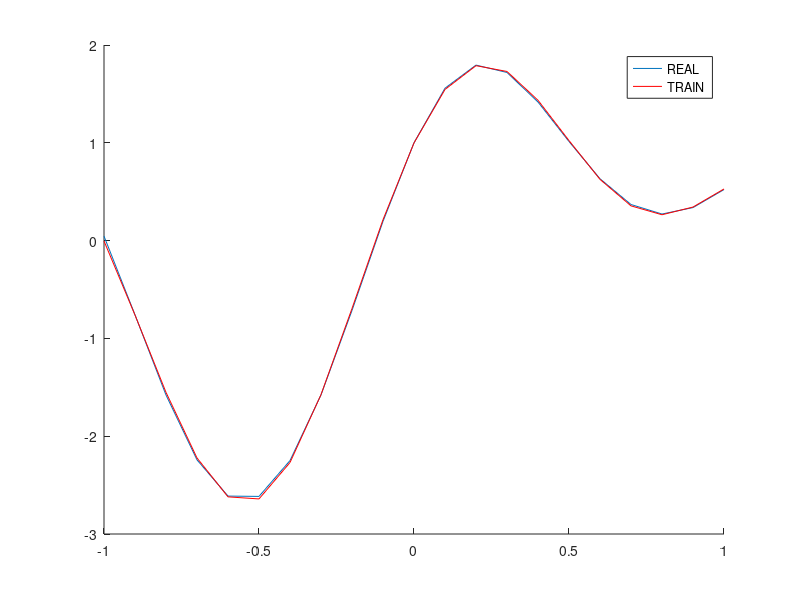
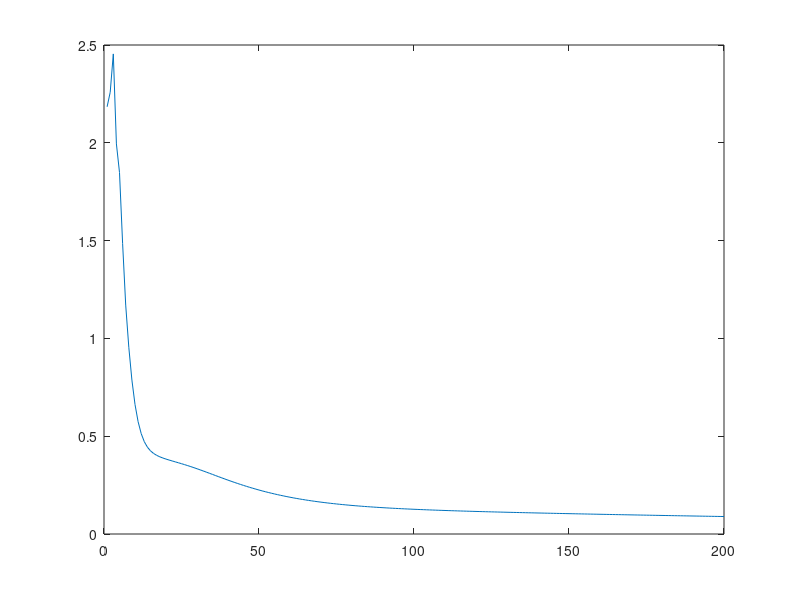

These figures' MATLAB source, in order:
clear all ; close all;
X = -1 : 0.1 : 1;
D= sin(X* 4) + cos(X*5) + tanh (X*3);
L = length(X);
m = 20;
c = rand(1,m) * 2 - 1;
a = ones(1,m) * 2;
w = randn(m + 1,1);
h = zeros(m+1, 1);

Num = 200;
mu1 = 0.1 ; mu2 = 0.5; mu3 = 0.1;
%% TRAINING
for kk = 1 : Num
   
    for ii = 1 : L
        x = X(:, ii);
        d = D(ii);
        for jj = 1 : m
            h(jj) = exp( - ( x - c(jj) )^2 * a(jj)^2 );
        end
        h(m+1) = 1;
        y(ii) = w' * h;
        e = d - y(ii);
        w = w + mu1 * e * h;
        for jj = 1 : m
            c(jj) = c(jj) + mu2 * e * w(jj) * h(jj) * ( x-c(jj));
            a(jj) = a(jj) - mu3 * e * w(jj) * h(jj) * ( x-c(jj))^2 * a(jj);
        end
    end
     Err(kk) = norm(D-y);
end


for ii = 1 : L
    x = X(:, ii);
    for jj = 1 : m
        h(jj) = exp( - ( x - c(jj) )^2 * a(jj)^2 );
    end
    h(m+1) = 1;
    y(ii) = w' * h;
end

figure, hold on;
plot(X, D); plot(X, y,'r');
legend('REAL','TRAIN');
figure,plot(Err)